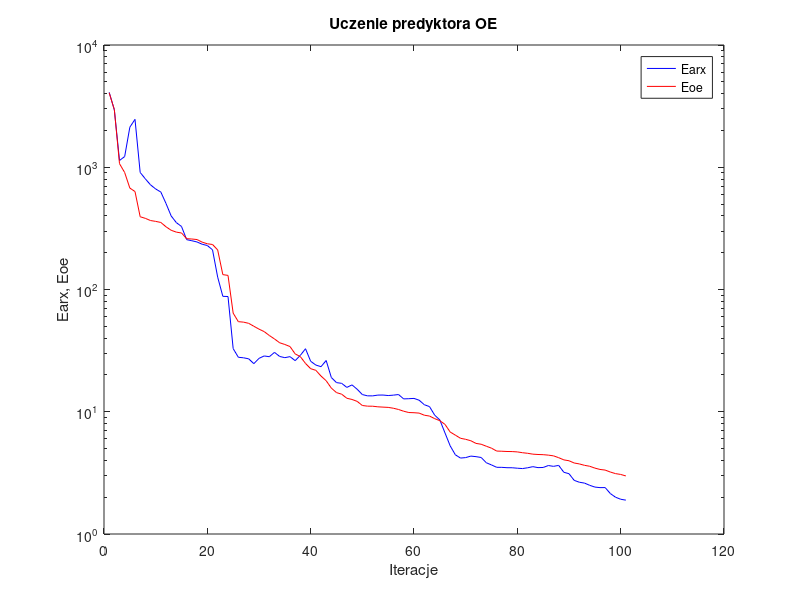
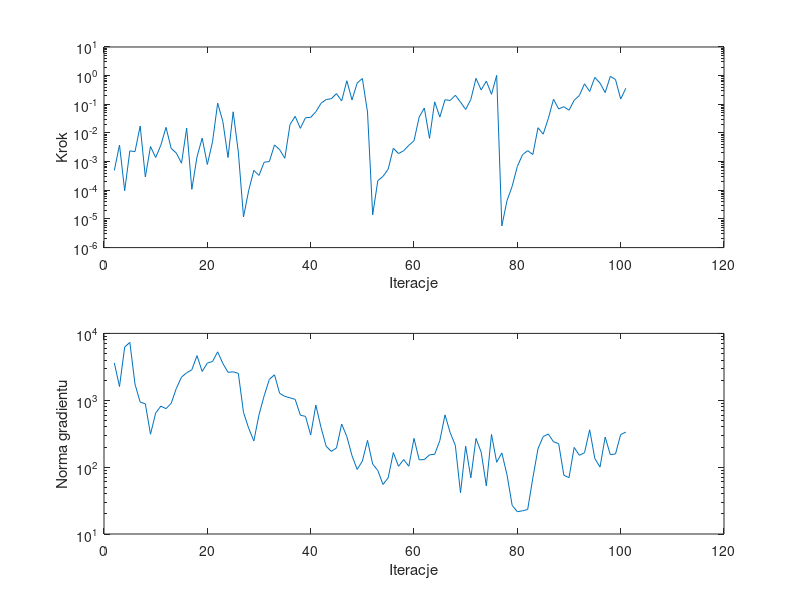

These figures' MATLAB source, in order:
%uczenie predyktora oe
clear all;
n=0; farx(n+1)=4.102619e+003; foe(n+1)=4.065770e+003; wspucz(n+1)=0.000000e+000; ng(n+1)=0.000000e+000;
%odnowa zmiennej metryki
n=1; farx(n+1)=2.949887e+003; foe(n+1)=2.962662e+003; krok(n+1)=4.957630e-004; ng(n+1)=3.605485e+003;
n=2; farx(n+1)=1.136275e+003; foe(n+1)=1.070273e+003; krok(n+1)=3.799123e-003; ng(n+1)=1.604613e+003;
n=3; farx(n+1)=1.223360e+003; foe(n+1)=9.053310e+002; krok(n+1)=9.675577e-005; ng(n+1)=6.237035e+003;
n=4; farx(n+1)=2.126702e+003; foe(n+1)=6.756872e+002; krok(n+1)=2.373838e-003; ng(n+1)=7.336659e+003;
n=5; farx(n+1)=2.464597e+003; foe(n+1)=6.328419e+002; krok(n+1)=2.232051e-003; ng(n+1)=1.739096e+003;
n=6; farx(n+1)=9.070310e+002; foe(n+1)=3.937439e+002; krok(n+1)=1.748904e-002; ng(n+1)=9.380232e+002;
n=7; farx(n+1)=8.036693e+002; foe(n+1)=3.819081e+002; krok(n+1)=2.914486e-004; ng(n+1)=8.840997e+002;
n=8; farx(n+1)=7.181474e+002; foe(n+1)=3.665923e+002; krok(n+1)=3.373181e-003; ng(n+1)=3.105911e+002;
n=9; farx(n+1)=6.643509e+002; foe(n+1)=3.607915e+002; krok(n+1)=1.389400e-003; ng(n+1)=6.439738e+002;
n=10; farx(n+1)=6.268249e+002; foe(n+1)=3.535268e+002; krok(n+1)=3.739948e-003; ng(n+1)=8.174127e+002;
n=11; farx(n+1)=5.054990e+002; foe(n+1)=3.258976e+002; krok(n+1)=1.571523e-002; ng(n+1)=7.492716e+002;
n=12; farx(n+1)=3.997019e+002; foe(n+1)=3.051062e+002; krok(n+1)=2.900817e-003; ng(n+1)=8.972154e+002;
n=13; farx(n+1)=3.524444e+002; foe(n+1)=2.946824e+002; krok(n+1)=1.986798e-003; ng(n+1)=1.505509e+003;
n=14; farx(n+1)=3.277751e+002; foe(n+1)=2.899413e+002; krok(n+1)=8.790130e-004; ng(n+1)=2.220271e+003;
n=15; farx(n+1)=2.557107e+002; foe(n+1)=2.604310e+002; krok(n+1)=1.488559e-002; ng(n+1)=2.573482e+003;
n=16; farx(n+1)=2.505554e+002; foe(n+1)=2.588452e+002; krok(n+1)=1.078966e-004; ng(n+1)=2.857883e+003;
n=17; farx(n+1)=2.448335e+002; foe(n+1)=2.562798e+002; krok(n+1)=1.463096e-003; ng(n+1)=4.650977e+003;
n=18; farx(n+1)=2.346078e+002; foe(n+1)=2.440024e+002; krok(n+1)=6.607631e-003; ng(n+1)=2.694762e+003;
n=19; farx(n+1)=2.289488e+002; foe(n+1)=2.366185e+002; krok(n+1)=7.937301e-004; ng(n+1)=3.607714e+003;
n=20; farx(n+1)=2.113217e+002; foe(n+1)=2.335043e+002; krok(n+1)=4.892037e-003; ng(n+1)=3.794319e+003;
n=21; farx(n+1)=1.262810e+002; foe(n+1)=2.107691e+002; krok(n+1)=1.096481e-001; ng(n+1)=5.297584e+003;
n=22; farx(n+1)=8.792597e+001; foe(n+1)=1.323175e+002; krok(n+1)=2.537821e-002; ng(n+1)=3.548044e+003;
n=23; farx(n+1)=8.761320e+001; foe(n+1)=1.304632e+002; krok(n+1)=1.387045e-003; ng(n+1)=2.620736e+003;
n=24; farx(n+1)=3.285385e+001; foe(n+1)=6.406823e+001; krok(n+1)=5.483245e-002; ng(n+1)=2.659780e+003;
n=25; farx(n+1)=2.790235e+001; foe(n+1)=5.455954e+001; krok(n+1)=2.145173e-003; ng(n+1)=2.525492e+003;
%odnowa zmiennej metryki
n=26; farx(n+1)=2.763252e+001; foe(n+1)=5.408352e+001; krok(n+1)=1.171829e-005; ng(n+1)=6.585257e+002;
n=27; farx(n+1)=2.710447e+001; foe(n+1)=5.288639e+001; krok(n+1)=9.773946e-005; ng(n+1)=3.816142e+002;
n=28; farx(n+1)=2.474811e+001; foe(n+1)=5.004950e+001; krok(n+1)=4.927090e-004; ng(n+1)=2.463371e+002;
n=29; farx(n+1)=2.733168e+001; foe(n+1)=4.740515e+001; krok(n+1)=3.301872e-004; ng(n+1)=6.069163e+002;
n=30; farx(n+1)=2.860626e+001; foe(n+1)=4.525397e+001; krok(n+1)=9.516502e-004; ng(n+1)=1.167328e+003;
n=31; farx(n+1)=2.820301e+001; foe(n+1)=4.204757e+001; krok(n+1)=1.006709e-003; ng(n+1)=2.052680e+003;
n=32; farx(n+1)=3.059960e+001; foe(n+1)=3.939505e+001; krok(n+1)=3.816075e-003; ng(n+1)=2.405938e+003;
n=33; farx(n+1)=2.833453e+001; foe(n+1)=3.666636e+001; krok(n+1)=2.621411e-003; ng(n+1)=1.267779e+003;
n=34; farx(n+1)=2.769645e+001; foe(n+1)=3.550642e+001; krok(n+1)=1.308315e-003; ng(n+1)=1.143332e+003;
n=35; farx(n+1)=2.824060e+001; foe(n+1)=3.415076e+001; krok(n+1)=1.961876e-002; ng(n+1)=1.088143e+003;
n=36; farx(n+1)=2.618512e+001; foe(n+1)=2.973590e+001; krok(n+1)=3.800897e-002; ng(n+1)=1.031525e+003;
n=37; farx(n+1)=2.892507e+001; foe(n+1)=2.824633e+001; krok(n+1)=1.450364e-002; ng(n+1)=5.987865e+002;
n=38; farx(n+1)=3.277971e+001; foe(n+1)=2.484611e+001; krok(n+1)=3.403861e-002; ng(n+1)=5.738283e+002;
n=39; farx(n+1)=2.588015e+001; foe(n+1)=2.250540e+001; krok(n+1)=3.497807e-002; ng(n+1)=3.020385e+002;
n=40; farx(n+1)=2.409796e+001; foe(n+1)=2.181873e+001; krok(n+1)=5.482403e-002; ng(n+1)=8.462616e+002;
n=41; farx(n+1)=2.337320e+001; foe(n+1)=1.959950e+001; krok(n+1)=1.081188e-001; ng(n+1)=3.931267e+002;
n=42; farx(n+1)=2.625673e+001; foe(n+1)=1.793528e+001; krok(n+1)=1.465586e-001; ng(n+1)=2.049992e+002;
n=43; farx(n+1)=1.905776e+001; foe(n+1)=1.561096e+001; krok(n+1)=1.569501e-001; ng(n+1)=1.719916e+002;
n=44; farx(n+1)=1.730996e+001; foe(n+1)=1.434100e+001; krok(n+1)=2.357265e-001; ng(n+1)=1.936449e+002;
n=45; farx(n+1)=1.707737e+001; foe(n+1)=1.392147e+001; krok(n+1)=1.310933e-001; ng(n+1)=4.412511e+002;
n=46; farx(n+1)=1.581906e+001; foe(n+1)=1.289403e+001; krok(n+1)=6.639102e-001; ng(n+1)=2.861629e+002;
n=47; farx(n+1)=1.658792e+001; foe(n+1)=1.260569e+001; krok(n+1)=1.414327e-001; ng(n+1)=1.486080e+002;
n=48; farx(n+1)=1.527346e+001; foe(n+1)=1.215857e+001; krok(n+1)=5.520515e-001; ng(n+1)=9.224769e+001;
n=49; farx(n+1)=1.382459e+001; foe(n+1)=1.125197e+001; krok(n+1)=7.970783e-001; ng(n+1)=1.227624e+002;
n=50; farx(n+1)=1.349564e+001; foe(n+1)=1.111220e+001; krok(n+1)=5.382558e-002; ng(n+1)=2.507761e+002;
%odnowa zmiennej metryki
n=51; farx(n+1)=1.348700e+001; foe(n+1)=1.109819e+001; krok(n+1)=1.390431e-005; ng(n+1)=1.112423e+002;
n=52; farx(n+1)=1.368550e+001; foe(n+1)=1.097497e+001; krok(n+1)=2.178332e-004; ng(n+1)=8.895143e+001;
n=53; farx(n+1)=1.369965e+001; foe(n+1)=1.091226e+001; krok(n+1)=3.050122e-004; ng(n+1)=5.502302e+001;
n=54; farx(n+1)=1.357069e+001; foe(n+1)=1.085694e+001; krok(n+1)=5.465324e-004; ng(n+1)=6.923792e+001;
n=55; farx(n+1)=1.367111e+001; foe(n+1)=1.068641e+001; krok(n+1)=2.926191e-003; ng(n+1)=1.650551e+002;
n=56; farx(n+1)=1.383286e+001; foe(n+1)=1.043786e+001; krok(n+1)=1.908037e-003; ng(n+1)=1.027939e+002;
n=57; farx(n+1)=1.274078e+001; foe(n+1)=1.010021e+001; krok(n+1)=2.404573e-003; ng(n+1)=1.298256e+002;
n=58; farx(n+1)=1.278715e+001; foe(n+1)=9.854390e+000; krok(n+1)=3.698907e-003; ng(n+1)=1.030143e+002;
n=59; farx(n+1)=1.285947e+001; foe(n+1)=9.819872e+000; krok(n+1)=5.346341e-003; ng(n+1)=2.692801e+002;
n=60; farx(n+1)=1.242407e+001; foe(n+1)=9.749101e+000; krok(n+1)=3.582758e-002; ng(n+1)=1.288805e+002;
n=61; farx(n+1)=1.141577e+001; foe(n+1)=9.368043e+000; krok(n+1)=7.406706e-002; ng(n+1)=1.296272e+002;
n=62; farx(n+1)=1.102085e+001; foe(n+1)=9.221782e+000; krok(n+1)=6.485153e-003; ng(n+1)=1.526579e+002;
n=63; farx(n+1)=9.384012e+000; foe(n+1)=8.786609e+000; krok(n+1)=1.221144e-001; ng(n+1)=1.554828e+002;
n=64; farx(n+1)=8.563882e+000; foe(n+1)=8.450027e+000; krok(n+1)=3.586741e-002; ng(n+1)=2.501097e+002;
n=65; farx(n+1)=6.707318e+000; foe(n+1)=7.881008e+000; krok(n+1)=1.440814e-001; ng(n+1)=6.045796e+002;
n=66; farx(n+1)=5.263876e+000; foe(n+1)=6.828942e+000; krok(n+1)=1.361691e-001; ng(n+1)=3.282279e+002;
n=67; farx(n+1)=4.446208e+000; foe(n+1)=6.438494e+000; krok(n+1)=2.064051e-001; ng(n+1)=2.114564e+002;
n=68; farx(n+1)=4.180245e+000; foe(n+1)=6.067001e+000; krok(n+1)=1.191056e-001; ng(n+1)=4.128395e+001;
n=69; farx(n+1)=4.217064e+000; foe(n+1)=5.950658e+000; krok(n+1)=6.601690e-002; ng(n+1)=2.058594e+002;
n=70; farx(n+1)=4.338358e+000; foe(n+1)=5.791508e+000; krok(n+1)=1.478545e-001; ng(n+1)=6.909533e+001;
n=71; farx(n+1)=4.293034e+000; foe(n+1)=5.510395e+000; krok(n+1)=8.043035e-001; ng(n+1)=2.683712e+002;
n=72; farx(n+1)=4.226095e+000; foe(n+1)=5.422038e+000; krok(n+1)=3.170262e-001; ng(n+1)=1.675174e+002;
n=73; farx(n+1)=3.826517e+000; foe(n+1)=5.223177e+000; krok(n+1)=6.455021e-001; ng(n+1)=5.243138e+001;
n=74; farx(n+1)=3.672253e+000; foe(n+1)=5.035939e+000; krok(n+1)=2.230786e-001; ng(n+1)=3.084640e+002;
n=75; farx(n+1)=3.511835e+000; foe(n+1)=4.770004e+000; krok(n+1)=1.021441e+000; ng(n+1)=1.181917e+002;
%odnowa zmiennej metryki
n=76; farx(n+1)=3.509693e+000; foe(n+1)=4.753521e+000; krok(n+1)=5.705403e-006; ng(n+1)=1.630192e+002;
n=77; farx(n+1)=3.485611e+000; foe(n+1)=4.731076e+000; krok(n+1)=4.341873e-005; ng(n+1)=7.669271e+001;
n=78; farx(n+1)=3.482758e+000; foe(n+1)=4.723572e+000; krok(n+1)=1.381179e-004; ng(n+1)=2.678474e+001;
n=79; farx(n+1)=3.452919e+000; foe(n+1)=4.694308e+000; krok(n+1)=6.807228e-004; ng(n+1)=2.154165e+001;
n=80; farx(n+1)=3.430126e+000; foe(n+1)=4.623299e+000; krok(n+1)=1.736904e-003; ng(n+1)=2.223331e+001;
n=81; farx(n+1)=3.481383e+000; foe(n+1)=4.572702e+000; krok(n+1)=2.403018e-003; ng(n+1)=2.326981e+001;
n=82; farx(n+1)=3.555400e+000; foe(n+1)=4.499191e+000; krok(n+1)=1.772025e-003; ng(n+1)=6.863637e+001;
n=83; farx(n+1)=3.491055e+000; foe(n+1)=4.471256e+000; krok(n+1)=1.525264e-002; ng(n+1)=1.883479e+002;
n=84; farx(n+1)=3.501316e+000; foe(n+1)=4.456018e+000; krok(n+1)=9.078303e-003; ng(n+1)=2.866171e+002;
n=85; farx(n+1)=3.631300e+000; foe(n+1)=4.417418e+000; krok(n+1)=3.211609e-002; ng(n+1)=3.127596e+002;
n=86; farx(n+1)=3.576333e+000; foe(n+1)=4.357966e+000; krok(n+1)=1.502985e-001; ng(n+1)=2.394280e+002;
n=87; farx(n+1)=3.640962e+000; foe(n+1)=4.210427e+000; krok(n+1)=6.864555e-002; ng(n+1)=2.245018e+002;
n=88; farx(n+1)=3.199011e+000; foe(n+1)=4.039742e+000; krok(n+1)=8.268560e-002; ng(n+1)=7.576268e+001;
n=89; farx(n+1)=3.113296e+000; foe(n+1)=3.973321e+000; krok(n+1)=6.192665e-002; ng(n+1)=6.958879e+001;
n=90; farx(n+1)=2.747261e+000; foe(n+1)=3.809694e+000; krok(n+1)=1.380129e-001; ng(n+1)=1.973466e+002;
n=91; farx(n+1)=2.651375e+000; foe(n+1)=3.743459e+000; krok(n+1)=2.022243e-001; ng(n+1)=1.504339e+002;
n=92; farx(n+1)=2.608545e+000; foe(n+1)=3.645296e+000; krok(n+1)=5.191100e-001; ng(n+1)=1.640619e+002;
n=93; farx(n+1)=2.502634e+000; foe(n+1)=3.582866e+000; krok(n+1)=2.800362e-001; ng(n+1)=3.618334e+002;
n=94; farx(n+1)=2.420580e+000; foe(n+1)=3.460338e+000; krok(n+1)=8.704303e-001; ng(n+1)=1.346743e+002;
n=95; farx(n+1)=2.395320e+000; foe(n+1)=3.373743e+000; krok(n+1)=5.491644e-001; ng(n+1)=1.000744e+002;
n=96; farx(n+1)=2.397041e+000; foe(n+1)=3.333728e+000; krok(n+1)=2.567670e-001; ng(n+1)=2.814276e+002;
n=97; farx(n+1)=2.142472e+000; foe(n+1)=3.212801e+000; krok(n+1)=9.469203e-001; ng(n+1)=1.535784e+002;
n=98; farx(n+1)=1.999821e+000; foe(n+1)=3.118740e+000; krok(n+1)=7.310195e-001; ng(n+1)=1.575537e+002;
n=99; farx(n+1)=1.924302e+000; foe(n+1)=3.070565e+000; krok(n+1)=1.525604e-001; ng(n+1)=3.071261e+002;
n=100; farx(n+1)=1.892117e+000; foe(n+1)=2.984679e+000; krok(n+1)=3.614383e-001; ng(n+1)=3.338615e+002;

figure; semilogy(farx,'b'); hold on; semilogy(foe,'r'); xlabel('Iteracje'); ylabel('Earx, Eoe'); legend('Earx','Eoe'); title('Uczenie predyktora OE');
figure; subplot(2,1,1); semilogy(krok); xlabel('Iteracje'); ylabel('Krok');
subplot(2,1,2); semilogy(ng); xlabel('Iteracje'); ylabel('Norma gradientu');
Earx=farx(n+1)
Eoe=foe(n+1)
